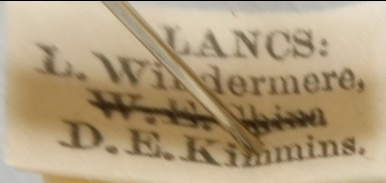
#> input picture archive/image2.jpg, 386 x 183 px
$ jupyter execute --allow-errors features.ipynb   (shell and % lines are left out)
#> lines starting #> are read from the running program, lines starting #| are printed output that depends on the picture; after the words box and inside, x2 and y2 are one past the last pixel; in counts of white or black regions, pixels touching at a corner belong together
[cell 1]
import cv2
import numpy as np
from pathlib import Path
from typing import List
import numpy as np
import os
import cv2
import re
import imutils
import pandas as pd
import csv
from matplotlib import pyplot as plt
from pygam import GAM, LinearGAM, s, f, te

from alice.east import EastTextDetection

[cell 2]
# Load the image
image = cv2.imread("image2.jpg")
#> image is the input picture: shape (183, 386, 3); mean B, G, R 124.4, 156.9, 176.1

# [73 lines left out: function dewarp_text, not called in this run]


# dewarped = dewarp_text(image)

[cell 3]
from skimage.filters import threshold_local

image1 = cv2.imread("image1.jpg")
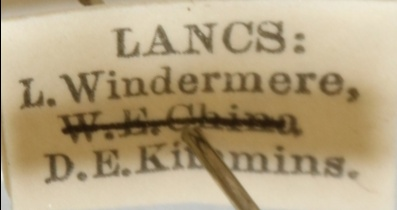
#> input picture archive/image1.jpg, 397 x 210 px
#> image1 is the input picture: shape (210, 397, 3); mean B, G, R 127.8, 161.9, 180
image2 = cv2.imread("image2.jpg")

def threshold_image(image):

    cutoff_val = 200 # everything above this is set to the cutoff val
    set_color = 255
    ret,thresh_img = cv2.threshold(image,cutoff_val,255,cv2.THRESH_TRUNC)
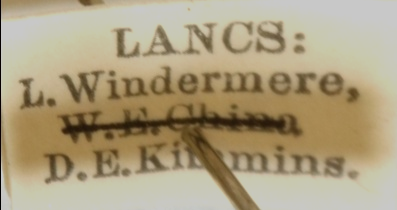
#> thresh_img: shape (210, 397, 3); mean of channels 0, 1, 2 127.7, 158.7, 172.5; drawn as B, G, R
#> ret = 200
    window_size = 11
    thresh_img = cv2.cvtColor(thresh_img, cv2.COLOR_BGR2GRAY)
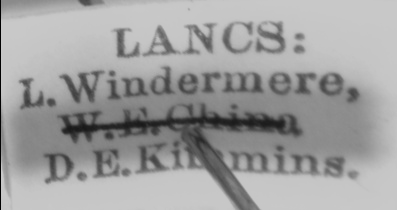
#> thresh_img: shape (210, 397); min 0, max 200, mean 159.3
    return cv2.adaptiveThreshold(thresh_img,set_color,cv2.ADAPTIVE_THRESH_GAUSSIAN_C, cv2.THRESH_BINARY,window_size,2)
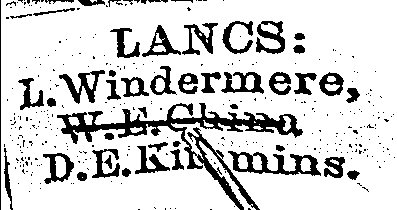
#> returned value: shape (210, 397); 82.7% white; 336 black regions (289 under 20 px), largest, box (x1, y1, x2, y2) and area: (57, 103, 303, 210) 4174, (228, 151, 321, 176) 931, (59, 70, 105, 104) 534

img1 = threshold_image(image1.copy())
img2 = threshold_image(image2.copy())
#> in threshold_image (call 2), `thresh_img = cv2.cvtColor(thresh_img, cv2.COLOR_BGR2GRAY)`:
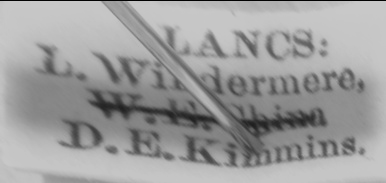
#> thresh_img: shape (183, 386); min 0, max 200, mean 157.1
#> in threshold_image (call 2), `return cv2.adaptiveThreshold(thresh_img,set_color,cv2.ADAPTIVE_THRESH_..`:
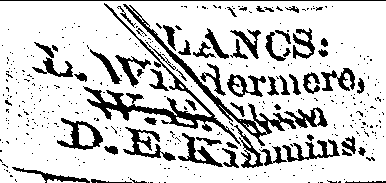
#> returned value: shape (183, 386); 80.9% white; 409 black regions (344 under 20 px), largest, box (x1, y1, x2, y2) and area: (83, 3, 241, 146) 2000, (123, 4, 296, 146) 1414, (123, 127, 176, 161) 546


plt.imshow(img1), plt.show()
plt.imshow(img2), plt.show()

[cell 4]
# [23 lines left out: function sift_detector, not called in this run]

def beblid(img1, img2):

    detector = cv2.ORB_create(10000)
    kpts1 = detector.detect(img1, None)
#> kpts1 = 2321 keypoints; strongest (x, y, size): (159, 41, 31), (251, 76, 44.6), (326, 170, 37.2), (52, 157, 44.6)
    kpts2 = detector.detect(img2, None)
#> kpts2 = 2104 keypoints; strongest (x, y, size): (309, 139, 31), (334, 75, 31), (172, 86, 37.2), (334, 74, 37.2)

    # descriptor = cv.ORB_create()
    descriptor = cv2.xfeatures2d.BEBLID_create(0.75)
    kpts1, desc1 = descriptor.compute(img1, kpts1)
    kpts2, desc2 = descriptor.compute(img2, kpts2)

    matcher = cv2.DescriptorMatcher_create(cv2.DescriptorMatcher_BRUTEFORCE_HAMMING)
    matches = matcher.knnMatch(desc1, desc2, 2)
#> matches = 2321 matches

    good = []
    for m,n in matches:
        if m.distance < 0.8*n.distance:
            good.append(m)
#> after the loop, good = 96 matches

    return kpts1, kpts2, good


kp1, kp2, good = beblid(img1, img2)
#> kp1 has the same summary as kpts1 in beblid; kp2 has the same summary as kpts2 in beblid; good = 96 matches

src_pts = np.float32([ kp1[m.queryIdx].pt for m in good ]).reshape(-1,1,2)
#> src_pts = 96 rows, first 8: [303, 34], [299, 53], [48, 55], [72, 55], [104, 55], [63, 64], [269, 85], [179, 88]
dst_pts = np.float32([ kp2[m.trainIdx].pt for m in good ]).reshape(-1,1,2)
#> dst_pts = 96 rows, first 8: [116, 147], [114, 146], [106, 37], [354, 47], [106, 37], [39, 32], [266.4, 48], [339, 85]

M, mask = cv2.findHomography(src_pts, dst_pts, cv2.RANSAC,5.0)
#> M = [[1.69, -0.152, 12.11], [0.323, 1.01, -35.58], [0.00192, -0.000304, 1]]; mask = 96 values, max 1 at index 9, min 0 at index 0, mean 0.438
matchesMask = mask.ravel().tolist()
#> matchesMask has the same summary as mask

h,w = img1.shape
#> h = 210; w = 397
pts = np.float32([ [0,0],[0,h-1],[w-1,h-1],[w-1,0] ]).reshape(-1,1,2)
#> pts = [[0, 0], [0, 209], [396, 209], [396, 0]]
dst = cv2.perspectiveTransform(pts,M)
#> dst = [[12.11, -35.58], [-20.98, 187.7], [383.4, 179], [387.7, 52.42]]

# transformed_img = cv2.warpPerspective(image1, homography, (width, height))

transformed_img = cv2.warpPerspective(img1, M, (w, h))
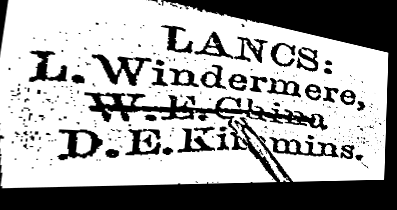
#> transformed_img: shape (210, 397); min 0, max 255, mean 165.5


# img2 = cv2.polylines(img2,[np.int32(dst)],True,255,3, cv2.LINE_AA)

# print(good)

draw_params = dict(matchColor = (0,255,0), # draw matches in green color
                   singlePointColor = None,
                   matchesMask = matchesMask, # draw only inliers
                   flags = 2)
#> draw_params = 4 items

img3 = cv2.drawMatches(img1,kp1,img2,kp2,good,None,**draw_params)
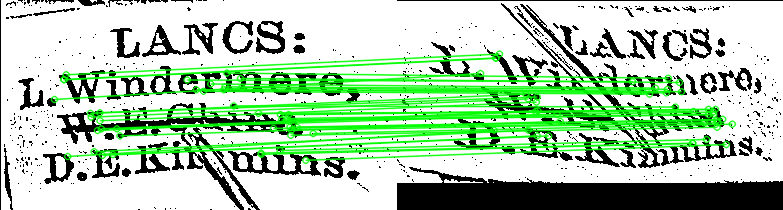
#> img3: shape (210, 783, 3); mean of channels 0, 1, 2 171.6, 203.7, 171.6; drawn as B, G, R

plt.figure(figsize = (50,20))
plt.imshow(transformed_img)
plt.show()

plt.figure(figsize = (50,20))
plt.imshow(img2, 'gray')
plt.show()


plt.figure(figsize = (50,20))
plt.imshow(img3, 'gray')
plt.show()

[cell 5]
# dewarped = dewarp_text(thresh_img2)

[cell 6]
# plt.imshow(dewarped)
# plt.show()

[cell 7]
# east = EastTextDetection()

# image1 = images[2].copy()
# boxes1, lines1 = east.detect(thresh_img2)

[cell 8]
from skimage.filters import threshold_local

image = image2.copy()
# [5 lines of commented-out code are left out]

cutoff_val = 200 # everything above this is set to the cutoff val
set_color = 255 # if
ret,thresh_img = cv2.threshold(image,cutoff_val,set_color,cv2.THRESH_TRUNC)
#> ret = 200
window_sz = 11
thresh_img = cv2.cvtColor(thresh_img, cv2.COLOR_BGR2GRAY)
thresh_img2 = cv2.adaptiveThreshold(thresh_img,set_color,cv2.ADAPTIVE_THRESH_GAUSSIAN_C, cv2.THRESH_BINARY,window_sz,2)
# # Load the image in grayscale
# # image = cv2.imread("image.jpg", cv2.IMREAD_GRAYSCALE)

# # Apply adaptive thresholding
# thresholded = cv2.adaptiveThreshold(gray, 255, cv2.ADAPTIVE_THRESH_MEAN_C, cv2.THRESH_BINARY, 11, 2)

plt.imshow(thresh_img2), plt.show()

[cell 9]
img = image.copy()

#> (the rest of this cell did not finish here and is left out)

[cell 10]
descriptor = cv2.SIFT_create()

[cell 11]


# Convert the image to grayscale
gray = cv2.cvtColor(image, cv2.COLOR_BGR2GRAY)

# Apply edge detection (e.g., using Canny)
edges = cv2.Canny(gray, threshold1=50, threshold2=150)
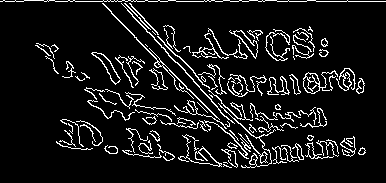
#> edges: shape (183, 386); 9.1% white in thin lines or dots

# Find contours in the edge-detected image
contours, _ = cv2.findContours(edges, cv2.RETR_EXTERNAL, cv2.CHAIN_APPROX_SIMPLE)
#> contours = 105 contours, 73 with area under 20; largest, box (x1, y1, x2, y2) and area: (303, 70, 338, 94) 285, (91, 52, 121, 85) 254, (229, 30, 258, 59) 220, (102, 3, 220, 120) 150, (336, 68, 356, 91) 102

# Find the largest contour (assumed to be the main text region)
largest_contour = max(contours, key=cv2.contourArea)
#> largest_contour = contour of 110 points, box (x1, y1, x2, y2) (303, 70, 338, 94), area 285

# Get the minimum bounding rectangle of the contour
rect = cv2.minAreaRect(largest_contour)
#> rect = ((320.1, 81.8), (34.82, 21.4), -4.4)
box = cv2.boxPoints(rect)
#> box = [[303.6, 93.8], [302, 72.46], [336.7, 69.79], [338.3, 91.13]]
box = np.int0(box)
#> box = [[303, 93], [301, 72], [336, 69], [338, 91]]

# Calculate the perspective transformation matrix
width, height = image.shape[1], image.shape[0]
#> width = 386; height = 183
dst_pts = np.array([[0, 0], [width - 1, 0], [width - 1, height - 1], [0, height - 1]], dtype=np.float32)
#> dst_pts = [[0, 0], [385, 0], [385, 182], [0, 182]]
M = cv2.getPerspectiveTransform(np.float32(box), dst_pts)
#> M = [[-1.69, -29.55, 3259.6], [8.75, -0.834, -2575], [0.00216, -0.000404, 1]]

# # Apply the perspective transformation
warped_image = cv2.warpPerspective(image, M, (width, height))
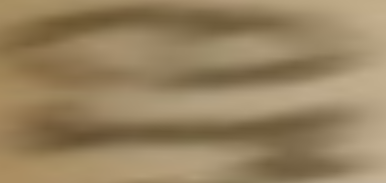
#> warped_image: shape (183, 386, 3); mean B, G, R 96.5, 130.3, 151.1

plt.imshow(edges), plt.show()
